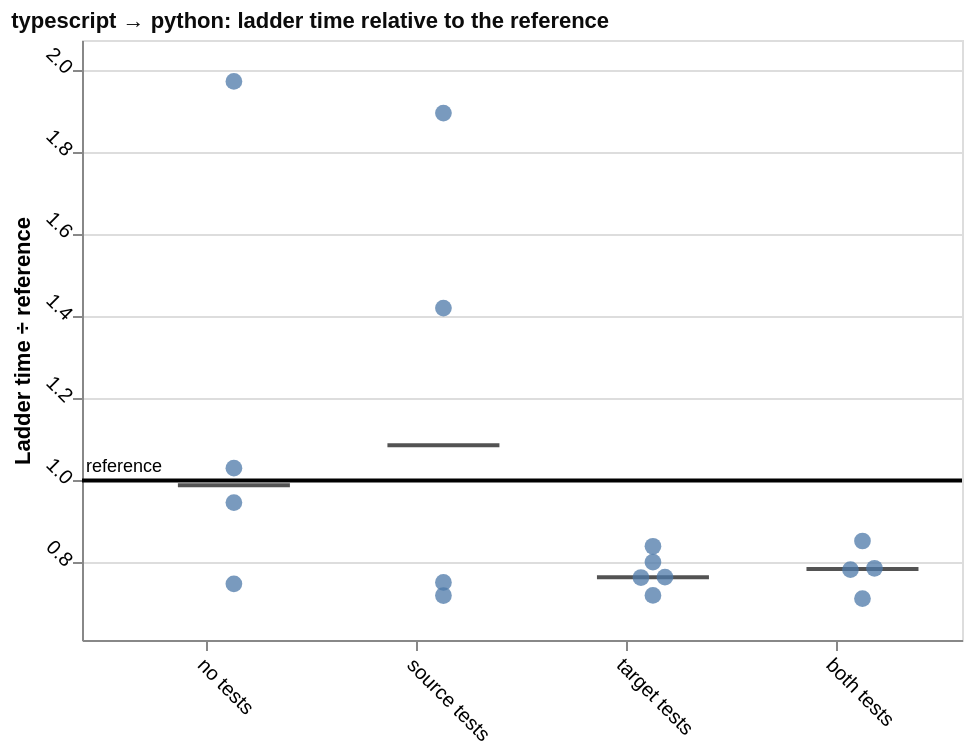

Write the Vega-Lite specification saved for this chart.
### Vega-Lite specification from a JSON file in a GitHub repository (floating-point values rounded to 4 significant figures)
{"config": {"view": {"continuousWidth": 300, "continuousHeight": 300}, "axis": {"labelAngle": 45}}, "layer": [{"data": {"name": "data-580a46a7f2152375b08d86dd0a449b02"}, "mark": {"type": "tick", "color": "#0b0b0b", "opacity": 0.7, "size": 56, "thickness": 2}, "encoding": {"x": {"field": "condition", "sort": ["no tests", "source tests", "target tests", "both tests"], "title": null, "type": "nominal"}, "xOffset": {"field": "nudge", "scale": {"domain": [-2, 2], "range": [31.0, 79.0]}, "title": null, "type": "quantitative"}, "y": {"field": "value", "scale": {"domain": [0.6115, 2.073], "nice": false}, "title": "Ladder time ÷ reference", "type": "quantitative"}}}, {"data": {"name": "data-f7d490249c51e770f621fa97884bdf05"}, "mark": {"type": "point", "filled": true, "opacity": 0.75, "size": 70}, "encoding": {"tooltip": [{"field": "port", "title": "run", "type": "nominal"}, {"field": "value", "format": ".2f", "title": "ladder time ÷ reference", "type": "quantitative"}, {"field": "ladder_rungs_completed", "title": "rungs completed", "type": "quantitative"}, {"field": "ladder_total_ms", "format": ",.1f", "title": "total ms", "type": "quantitative"}], "x": {"field": "condition", "sort": ["no tests", "source tests", "target tests", "both tests"], "title": null, "type": "nominal"}, "xOffset": {"field": "nudge", "scale": {"domain": [-2, 2], "range": [31.0, 79.0]}, "title": null, "type": "quantitative"}, "y": {"field": "value", "scale": {"domain": [0.6115, 2.073], "nice": false}, "title": "Ladder time ÷ reference", "type": "quantitative"}}}, {"data": {"name": "data-a630986baac081710e889288b28dd2bb"}, "mark": {"type": "rule", "color": "black", "strokeWidth": 2}, "encoding": {"y": {"field": "value", "scale": {"domain": [0.6115, 2.073], "nice": false}, "title": "Ladder time ÷ reference", "type": "quantitative"}}}, {"data": {"name": "data-a630986baac081710e889288b28dd2bb"}, "mark": {"type": "text", "align": "left", "baseline": "bottom", "dy": -2, "fontSize": 9}, "encoding": {"text": {"field": "label", "type": "nominal"}, "x": {"value": 2}, "y": {"field": "value", "scale": {"domain": [0.6115, 2.073], "nice": false}, "title": "Ladder time ÷ reference", "type": "quantitative"}}}], "height": 300, "title": {"text": "typescript → python: ladder time relative to the reference", "anchor": "start", "color": "#0b0b0b", "fontSize": 11}, "width": 440, "$schema": "https://vega.github.io/schema/vega-lite/v6.4.1.json", "datasets": {"data-580a46a7f2152375b08d86dd0a449b02": [{"condition": "no tests", "value": 0.9882, "nudge": 0.0}, {"condition": "source tests", "value": 1.086, "nudge": 0.0}, {"condition": "target tests", "value": 0.7645, "nudge": 0.0}, {"condition": "both tests", "value": 0.7846, "nudge": 0.0}], "data-f7d490249c51e770f621fa97884bdf05": [{"run_id": "20260908T234247Z_2da5a2c0", "condition": "no tests", "ladder_rungs_completed": 16, "ladder_total_ms": 416.1, "value": 1.03, "reference": 1.0, "port": "2da5a2c0", "nudge": 0.0}, {"run_id": "20260909T015142Z_f8ca89ff", "condition": "no tests", "ladder_rungs_completed": 16, "ladder_total_ms": 409.9, "value": 0.9463, "reference": 1.0, "port": "f8ca89ff", "nudge": 0.0}, {"run_id": "20260909T035041Z_2d7fbef6", "condition": "no tests", "ladder_rungs_completed": 16, "ladder_total_ms": 370.1, "value": 0.7483, "reference": 1.0, "port": "2d7fbef6", "nudge": 0.0}, {"run_id": "20260909T140517Z_670261ce", "condition": "no tests", "ladder_rungs_completed": 18, "ladder_total_ms": 20950.0, "value": 1.972, "reference": 1.0, "port": "670261ce", "nudge": 0.0}, {"run_id": "20260909T013603Z_054a84ca", "condition": "source tests", "ladder_rungs_completed": 16, "ladder_total_ms": 359.5, "value": 0.7198, "reference": 1.0, "port": "054a84ca", "nudge": 0.0}, {"run_id": "20260909T134433Z_3f62598c", "condition": "source tests", "ladder_rungs_completed": 16, "ladder_total_ms": 366.2, "value": 0.7517, "reference": 1.0, "port": "3f62598c", "nudge": 0.0}, {"run_id": "20260909T154949Z_461ef9c5", "condition": "source tests", "ladder_rungs_completed": 16, "ladder_total_ms": 496.0, "value": 1.42, "reference": 1.0, "port": "461ef9c5", "nudge": 0.0}, {"run_id": "20260909T190508Z_7c1544c0", "condition": "source tests", "ladder_rungs_completed": 16, "ladder_total_ms": 575.0, "value": 1.895, "reference": 1.0, "port": "7c1544c0", "nudge": 0.0}, {"run_id": "20260909T012246Z_fbe56704", "condition": "target tests", "ladder_rungs_completed": 16, "ladder_total_ms": 372.7, "value": 0.7645, "reference": 1.0, "port": "fbe56704", "nudge": 0.5}, {"run_id": "20260909T032340Z_f01d5496", "condition": "target tests", "ladder_rungs_completed": 16, "ladder_total_ms": 364.3, "value": 0.7201, "reference": 1.0, "port": "f01d5496", "nudge": 0.0}, {"run_id": "20260909T133702Z_8305aa82", "condition": "target tests", "ladder_rungs_completed": 16, "ladder_total_ms": 388.2, "value": 0.8398, "reference": 1.0, "port": "8305aa82", "nudge": 0.0}, {"run_id": "20260909T154334Z_609edff1", "condition": "target tests", "ladder_rungs_completed": 16, "ladder_total_ms": 369.7, "value": 0.7637, "reference": 1.0, "port": "609edff1", "nudge": -0.5}, {"run_id": "20260909T185402Z_14873f98", "condition": "target tests", "ladder_rungs_completed": 16, "ladder_total_ms": 379.6, "value": 0.8012, "reference": 1.0, "port": "14873f98", "nudge": 0.0}, {"run_id": "20260909T011452Z_9f286468", "condition": "both tests", "ladder_rungs_completed": 16, "ladder_total_ms": 372.3, "value": 0.7861, "reference": 1.0, "port": "9f286468", "nudge": 0.5}, {"run_id": "20260909T132655Z_2a16d72b", "condition": "both tests", "ladder_rungs_completed": 16, "ladder_total_ms": 391.4, "value": 0.8526, "reference": 1.0, "port": "2a16d72b", "nudge": 0.0}, {"run_id": "20260909T153339Z_9de9fd66", "condition": "both tests", "ladder_rungs_completed": 16, "ladder_total_ms": 379.5, "value": 0.783, "reference": 1.0, "port": "9de9fd66", "nudge": -0.5}, {"run_id": "20260909T184722Z_089a4294", "condition": "both tests", "ladder_rungs_completed": 16, "ladder_total_ms": 365.2, "value": 0.7123, "reference": 1.0, "port": "089a4294", "nudge": 0.0}], "data-a630986baac081710e889288b28dd2bb": [{"value": 1.0, "label": "reference"}]}}
